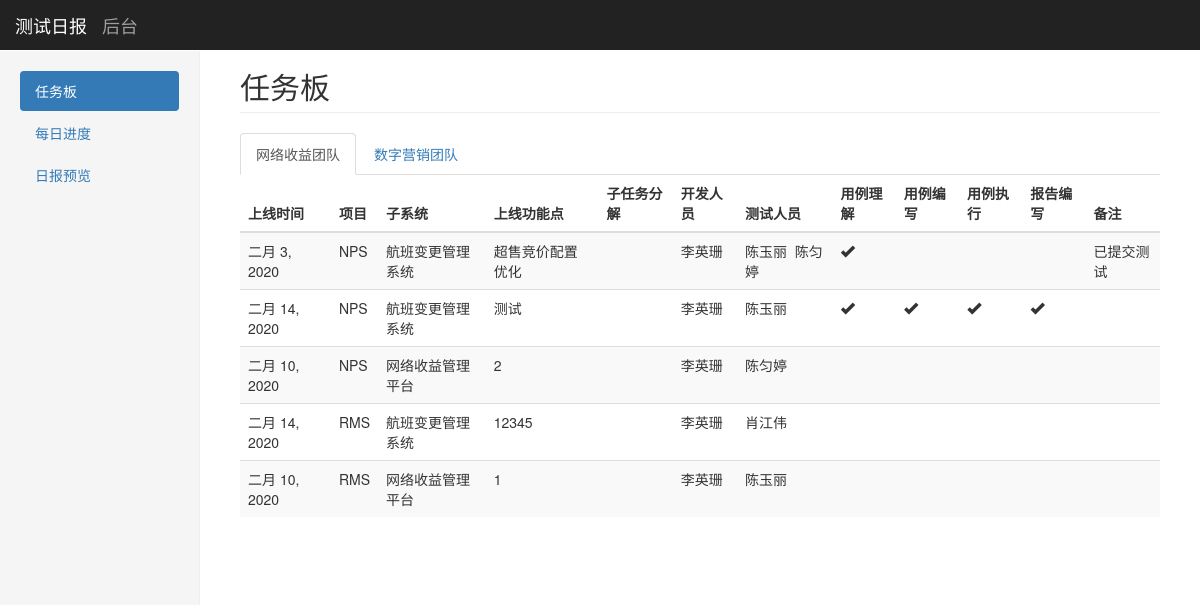
The page /polls/dashboard/1 on the database its author committed.
### polls/models.py (models this page shows, shortened)
class Team(models.Model):
    class Meta:
        verbose_name='所属团队'
        verbose_name_plural = '所属团队'
    team_name = models.CharField(max_length=200, verbose_name='团队名称')

class Item(models.Model):
    class Meta:
        verbose_name='测试任务'
        verbose_name_plural = '测试任务'
    team = models.ForeignKey(Team, on_delete=models.CASCADE, verbose_name='所属团队')
    system = models.ForeignKey(System, on_delete=models.CASCADE, verbose_name='项目')
    sub_system = models.ForeignKey(SubSystem, on_delete=models.CASCADE, verbose_name='子系统')
    task = models.CharField(max_length=200, verbose_name='上线功能点')
    sub_task = models.CharField(max_length=200, blank=True, verbose_name='子任务分解')
    developer = models.ManyToManyField(Developer, verbose_name='开发人员')
    tester = models.ManyToManyField(Tester, verbose_name='测试人员')
    comment = models.CharField(max_length=200, blank=True, verbose_name='备注')
    pub_date = models.DateField('上线日期', default=timezone.now(), blank=True)
    is_done = models.BooleanField(default=False, verbose_name='完成情况')

class System(models.Model):
    class Meta:
        verbose_name='项目'
        verbose_name_plural = '项目'
    system_name = models.CharField(max_length=200, verbose_name='项目名称')
    def __str__(self):
        return self.system_name

class SubSystem(models.Model):
    class Meta:
        verbose_name='子系统'
        verbose_name_plural = '子系统'
    sub_system_name = models.CharField(max_length=200, verbose_name='子系统名称')
    def __str__(self):
        return self.sub_system_name

class Developer(models.Model):
    class Meta:
        verbose_name = '开发人员'
        verbose_name_plural = '开发人员'
    name = models.CharField(max_length=200, verbose_name='姓名')
    role = models.ForeignKey(Role, on_delete=models.CASCADE)
    def __str__(self):
        return self.name

class Tester(models.Model):
    class Meta:
        verbose_name = '测试人员'
        verbose_name_plural = '测试人员'
    name = models.CharField(max_length=200, verbose_name='姓名')
    role = models.ForeignKey(Role, on_delete=models.CASCADE)
    def __str__(self):
        return self.name

### polls/views.py (the view)
# urls.py: path('dashboard/<int:team_id>', views.dashboard_id, name='dashboard_id'),
def dashboard_id(request, team_id):
    id = team_id
    tasks = Item.objects.filter(team__id=team_id).filter(is_done=False).order_by('system', 'sub_system','pub_date')
    teams = Team.objects.all()
    progress1_list = []
    progress2_list = []
    progress3_list = []
    progress4_list = []
    date_now = datetime.now().date()
    for task in tasks:
        progress1 = Progress1.objects.filter(item=task).order_by('-pub_date').first()
        progress2 = Progress2.objects.filter(item=task).order_by('-pub_date').first()
        progress3 = Progress3.objects.filter(item=task).order_by('-pub_date').first()
        progress4 = Progress4.objects.filter(item=task).order_by('-pub_date').first()
        progress1_list.append(progress1)
        progress2_list.append(progress2)
        progress3_list.append(progress3)
        progress4_list.append(progress4)
    template = loader.get_template('polls/dashboard_id.html')
    lists = zip(tasks, progress1_list, progress2_list, progress3_list, progress4_list)
    context = {
        'team_id': id,
        'tasks': tasks,
        'teams': teams,
        'progress1_list': progress1_list,
        'progress2_list': progress2_list,
        'progress3_list': progress3_list,
        'progress4_list': progress4_list,
        'date_now': date_now,
        'lists': lists
    }
    return HttpResponse(template.render(context, request))

### polls/templates/polls/dashboard_id.html (shortened to what this page needs)
{% extends "polls/base.html" %}
{% block content %}
        <div class="col-sm-9 col-sm-offset-3 col-md-10 col-md-offset-2 main">
          <h2 class="page-header">任务板</h2>
          <ul class="nav nav-tabs">
            {% for team in teams %}
            {% if team.id == team_id %}
                <li role="presentation" class="active"><a href="{{ team.id }}">{{ team.team_name }}</a></li>
            {% else %}
                <li role="presentation"><a href="{{ team.id }}">{{ team.team_name }}</a></li>
            {% endif %}
            {% endfor %}
          </ul>
          <div class="table-responsive">
            <table class="table table-striped">
              <thead>
                <tr>
                  <th>上线时间</th>
                  <th>项目</th>
                  <th>子系统</th>
                  <th>上线功能点</th>
                  <th>子任务分解</th>
                  <th>开发人员</th>
                  <th>测试人员</th>
                  <th>用例理解</th>
                  <th>用例编写</th>
                  <th>用例执行</th>
                  <th>报告编写</th>
                  <th>备注</th>
                </tr>
              </thead>
              <tbody>
                {% for task, progress1, progress2, progress3, progress4 in lists %}
                <tr>
                  <td>{{ task.pub_date }}</td>
                  <td>{{ task.system }}</td>
                  <td>{{ task.sub_system }}</td>
                  <td>{{ task.task }}</td>
                  <td>{{ task.sub_task }}</td>
                  <td>
                      {% for name in task.developer.all %}
                            {{ name }}&nbsp;
                      {% endfor %}
                  </td>
                  <td>
                      {% for name in task.tester.all %}
                            {{ name }}&nbsp;
                      {% endfor %}
                  </td>
                  <td>
                      {% if progress1.pub_date != date_now and progress1.progress != 0 and progress1.progress != NULL %}
                        {% if progress1.progress == 100 %}
                                <span class="glyphicon glyphicon-ok" aria-hidden="true"></span>
                            {% else %}
                                {{ progress1.progress }}%
                            {% endif %}
                      {% endif %}
                  </td>
                  <td>
                      {% if progress2.pub_date != date_now and progress2.progress != 0 and progress2.progress != NULL %}
                        {% if progress2.progress == 100 %}
                                <span class="glyphicon glyphicon-ok" aria-hidden="true"></span>
                            {% else %}
                                {{ progress2.progress }}%
                            {% endif %}
                      {% endif %}
                  </td>
                  <td>
                      {% if progress3.pub_date != date_now and progress3.progress != 0 and progress3.progress != NULL %}
                        {% if progress3.progress == 100 %}
                                <span class="glyphicon glyphicon-ok" aria-hidden="true"></span>
                            {% else %}
                                {{ progress3.progress }}%
                            {% endif %}
                      {% endif %}
                  </td>
                  <td>
                      {% if progress4.pub_date != date_now and progress4.progress != 0 and progress4.progress != NULL %}
                        {% if progress1.progress == 100 %}
                                <span class="glyphicon glyphicon-ok" aria-hidden="true"></span>
                            {% else %}
                                {{ progress4.progress }}%
                            {% endif %}
                      {% endif %}
                  </td>
                  <td>{{ task.comment }}</td>
                </tr>
                {% endfor %}
            </table>
          </div>
        </div>>
{% endblock %}

### polls/templates/polls/base.html (shortened to what this page needs)
<!DOCTYPE html>
<html lang="zh-cn">
    <head>
        <link href="/static/bootstrap/css/bootstrap.min.css" rel="stylesheet">
        <link href="/static/bootstrap/css/ie10-viewport-bug-workaround.css" rel="stylesheet">
        <link href="/static/polls/dashboard.css" rel="stylesheet">
    </head>
    <body>
    <nav class="navbar navbar-inverse navbar-fixed-top">
      <div class="container-fluid">
        <div class="navbar-header">
          <a class="navbar-brand" href="#">测试日报</a>
            <a class="navbar-brand" href="/admin" style="display: block; text-align: right;margin-right: 10px">后台</a>
        </div>
      </div>
    </nav>
    <div class="container-fluid">
      <div class="row">
          <div class="col-sm-3 col-md-2 sidebar">
          <ul class="nav nav-pills nav-stacked">
            <li role="presentation" id="li1" {% if request.path|slice:'17' == "/polls/dashboard/" %} class="active" {% endif %}><a href="/polls/dashboard">任务板</a</li>
            <li role="presentation" id="li2" {% if request.path|slice:'16' == "/polls/progress/" %} class="active" {% endif %}><a href="/polls/progress">每日进度</a></li>
            <li role="presentation" id="li3" {% if request.path|slice:'14' == "/polls/report/" %} class="active" {% endif %}><a href="/polls/report">日报预览</a></li>
          </ul>
        </div>
          {% block content %}{% endblock %}
      </div>
    </div>
    </body>
</html>

### polls/static/polls/dashboard.css (style rules this page uses)
body { padding-top: 50px; }
.navbar-fixed-top { border: 0; }
.sidebar { display: none; }
@media (min-width: 768px) { .sidebar { position: fixed; top: 51px; bottom: 0; left: 0; z-index: 1000; display: block; padding: 20px; overflow-x: hidden; overflow-y: auto; background-color: #f5f5f5; border-right: 1px solid #eee; } }
.main { padding: 20px; }
@media (min-width: 768px) { .main { padding-right: 40px; padding-left: 40px; } }
.main .page-header { margin-top: 0; }

### rows shown on the page
Team: team_name "网络收益团队"
Team: team_name "数字营销团队"
Item: pub_date "二月 3, 2020", system "NPS", sub_system "航班变更管理系统", task "超售竞价配置优化", comment "已提交测试"
Developer: name "李英珊"
Tester: name "陈玉丽"
Tester: name "陈匀婷"
Item: pub_date "二月 14, 2020", system "NPS", sub_system "航班变更管理系统", task "测试"
Item: pub_date "二月 10, 2020", system "NPS", sub_system "网络收益管理平台", task "2"
Item: pub_date "二月 14, 2020", system "RMS", sub_system "航班变更管理系统", task "12345"
Tester: name "肖江伟"
Item: pub_date "二月 10, 2020", system "RMS", sub_system "网络收益管理平台", task "1"
